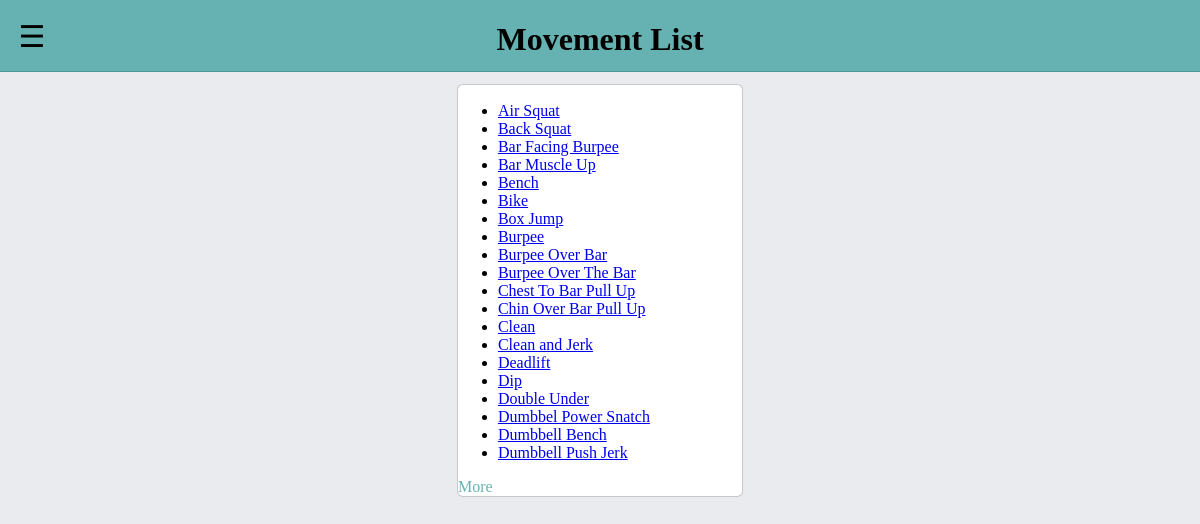
/metcons/movements/, run on the app's committed database.
### metcons/models.py (models this page shows, shortened)
class Movement(models.Model):
	name = models.CharField(max_length=200)
	classification = models.ForeignKey(Classification, default=3, on_delete=models.CASCADE)
	class Meta:
		ordering = ['name']
	def get_absolute_url(self):
                return reverse('movement-detail', args=[str(self.id)])

### metcons/views.py (the view)
# urls.py: path('movements/', views.MovementListView.as_view(), name='movements'),
class MovementListView(generic.ListView):
    model = Movement
    paginate_by = 20

### metcons/templates/metcons/movement_list.html (shortened to what this page needs)
{% extends "base_generic.html" %}
{% block content %}
	<h1>Movement List</h1>
	{% if movement_list %}
		<div class="tabContentReplacement">
			<div class="listedWorkouts">
				<div class="workoutContent">
					<ul>
						<div class="infinite-container">
							{% for movement in movement_list %}
								<div class="infinite-item">
									<li>
										<a href="{{ movement.get_absolute_url }}">{{ movement.name }}</a>
									</li>
								</div>
							{% endfor %}
						</div>
					</ul>
					{% if page_obj.has_next %}
						<a class="infinite-more-link" href="?page={{ page_obj.next_page_number }}">More</a>
					{% endif %}
				</div>
			</div>
		</div>
	{% else %}
		<div class="center_stuff"><p>There are no movements in the database.</p></div>
	{% endif %}
{% endblock %}

### metcons/static/css/base_generic.css (style rules this page uses)
html { background-color: #e9ebee; overflow-y: scroll; }
h1 { text-align: center; left: 30%; top: 0; position: fixed; z-index: 9; width: 40%; }
.tabContentReplacement { border-top: none; left: 10%; top: 5px; position: relative; z-index: 1; width: 80%; margin-bottom: 50px; }
.workoutContent { background-color: white; border-radius: 5px; padding-top: 1px; padding-bottom: 0px; margin-top: 10px; margin-bottom: 10px; width: 100%; box-shadow: 0 0 0 1px rgba(0,0,0,.15); position: relative; }
.listedWorkouts { background-color: transparent; width: 30%; left: 35%; position: relative; border-radius: 5px; }
.infinite-more-link { color: #66b2b2; text-decoration: none; }

### data on the page
Movement: name "Air Squat"
Movement: name "Back Squat"
Movement: name "Bar Facing Burpee"
Movement: name "Bar Muscle Up"
Movement: name "Bench"
Movement: name "Bike"
Movement: name "Box Jump"
Movement: name "Burpee"
Movement: name "Burpee Over Bar"
Movement: name "Burpee Over The Bar"
Movement: name "Chest To Bar Pull Up"
Movement: name "Chin Over Bar Pull Up"
Movement: name "Clean"
Movement: name "Clean and Jerk"
Movement: name "Deadlift"
Movement: name "Dip"
Movement: name "Double Under"
Movement: name "Dumbbel Power Snatch"
Movement: name "Dumbbell Bench"
Movement: name "Dumbbell Push Jerk"
